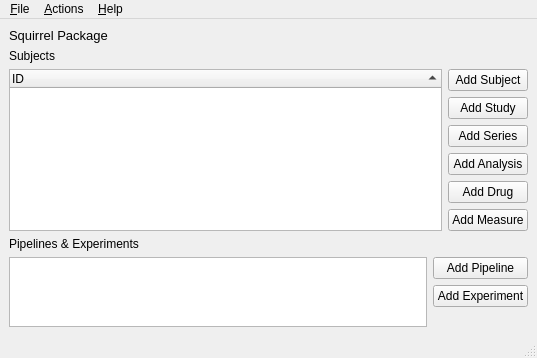
<?xml version="1.0" encoding="UTF-8"?>
<ui version="4.0">
 <class>MainWindow</class>
 <widget class="QMainWindow" name="MainWindow">
  <property name="geometry">
   <rect>
    <x>0</x>
    <y>0</y>
    <width>537</width>
    <height>352</height>
   </rect>
  </property>
  <property name="windowTitle">
   <string>MainWindow</string>
  </property>
  <widget class="QWidget" name="centralwidget">
   <layout class="QVBoxLayout" name="verticalLayout_2" stretch="0,0,1,0,0">
    <item>
     <layout class="QHBoxLayout" name="horizontalLayout">
      <item>
       <widget class="QLabel" name="label">
        <property name="font">
         <font>
          <pointsize>10</pointsize>
          <bold>false</bold>
          <kerning>true</kerning>
         </font>
        </property>
        <property name="text">
         <string>Squirrel Package</string>
        </property>
       </widget>
      </item>
     </layout>
    </item>
    <item>
     <widget class="QLabel" name="label_2">
      <property name="text">
       <string>Subjects</string>
      </property>
     </widget>
    </item>
    <item>
     <layout class="QHBoxLayout" name="horizontalLayout_2" stretch="0,0">
      <item>
       <widget class="QTreeWidget" name="packageTree">
        <property name="editTriggers">
         <set>QAbstractItemView::DoubleClicked|QAbstractItemView::EditKeyPressed</set>
        </property>
        <property name="sortingEnabled">
         <bool>true</bool>
        </property>
        <column>
         <property name="text">
          <string>ID</string>
         </property>
        </column>
       </widget>
      </item>
      <item>
       <layout class="QVBoxLayout" name="verticalLayout">
        <item>
         <widget class="QPushButton" name="btnAddSubject">
          <property name="text">
           <string>Add Subject</string>
          </property>
          <property name="icon">
           <iconset theme="phone">
            <normaloff>.</normaloff>.</iconset>
          </property>
          <property name="checkable">
           <bool>false</bool>
          </property>
         </widget>
        </item>
        <item>
         <widget class="QPushButton" name="btnAddStudy">
          <property name="text">
           <string>Add Study</string>
          </property>
         </widget>
        </item>
        <item>
         <widget class="QPushButton" name="btnAddSeries">
          <property name="text">
           <string>Add Series</string>
          </property>
         </widget>
        </item>
        <item>
         <widget class="QPushButton" name="btnAddAnalysis">
          <property name="text">
           <string>Add Analysis</string>
          </property>
         </widget>
        </item>
        <item>
         <widget class="QPushButton" name="pushButton">
          <property name="text">
           <string>Add Drug</string>
          </property>
         </widget>
        </item>
        <item>
         <widget class="QPushButton" name="pushButton_2">
          <property name="text">
           <string>Add Measure</string>
          </property>
         </widget>
        </item>
        <item>
         <spacer name="verticalSpacer">
          <property name="orientation">
           <enum>Qt::Vertical</enum>
          </property>
          <property name="sizeHint" stdset="0">
           <size>
            <width>20</width>
            <height>40</height>
           </size>
          </property>
         </spacer>
        </item>
       </layout>
      </item>
     </layout>
    </item>
    <item>
     <widget class="QLabel" name="label_3">
      <property name="text">
       <string>Pipelines &amp; Experiments</string>
      </property>
     </widget>
    </item>
    <item>
     <layout class="QHBoxLayout" name="horizontalLayout_3">
      <item>
       <widget class="QListWidget" name="listWidget"/>
      </item>
      <item>
       <layout class="QVBoxLayout" name="verticalLayout_3">
        <item>
         <widget class="QPushButton" name="btnAddPipeline">
          <property name="text">
           <string>Add Pipeline</string>
          </property>
         </widget>
        </item>
        <item>
         <widget class="QPushButton" name="btnAddExperiment">
          <property name="text">
           <string>Add Experiment</string>
          </property>
         </widget>
        </item>
        <item>
         <spacer name="verticalSpacer_2">
          <property name="orientation">
           <enum>Qt::Vertical</enum>
          </property>
          <property name="sizeHint" stdset="0">
           <size>
            <width>20</width>
            <height>40</height>
           </size>
          </property>
         </spacer>
        </item>
       </layout>
      </item>
     </layout>
    </item>
   </layout>
  </widget>
  <widget class="QMenuBar" name="menubar">
   <property name="geometry">
    <rect>
     <x>0</x>
     <y>0</y>
     <width>537</width>
     <height>20</height>
    </rect>
   </property>
   <widget class="QMenu" name="menu_File">
    <property name="title">
     <string>&amp;File</string>
    </property>
    <addaction name="separator"/>
    <addaction name="action_New_package"/>
    <addaction name="actionOpen"/>
    <addaction name="action_Save_package"/>
    <addaction name="actionClose"/>
    <addaction name="actionDICOM_to_squirrel"/>
    <addaction name="separator"/>
    <addaction name="actionE_xit"/>
   </widget>
   <widget class="QMenu" name="menuSquirrel">
    <property name="title">
     <string>&amp;Actions</string>
    </property>
    <addaction name="actionValidate"/>
   </widget>
   <widget class="QMenu" name="menu_Help">
    <property name="title">
     <string>&amp;Help</string>
    </property>
    <addaction name="action_About"/>
    <addaction name="action_Help"/>
   </widget>
   <addaction name="menu_File"/>
   <addaction name="menuSquirrel"/>
   <addaction name="menu_Help"/>
  </widget>
  <widget class="QStatusBar" name="statusbar"/>
  <action name="actionOpen">
   <property name="icon">
    <iconset theme="document-open">
     <normaloff>.</normaloff>.</iconset>
   </property>
   <property name="text">
    <string>&amp;Open package...</string>
   </property>
  </action>
  <action name="actionClose">
   <property name="text">
    <string>&amp;Close package</string>
   </property>
  </action>
  <action name="actionE_xit">
   <property name="text">
    <string>E&amp;xit</string>
   </property>
  </action>
  <action name="actionValidate">
   <property name="text">
    <string>Validate</string>
   </property>
  </action>
  <action name="actionDICOM_to_squirrel">
   <property name="text">
    <string>DICOM to squirrel...</string>
   </property>
  </action>
  <action name="action_About">
   <property name="text">
    <string>&amp;About squirrel</string>
   </property>
  </action>
  <action name="action_Help">
   <property name="text">
    <string>&amp;Help</string>
   </property>
  </action>
  <action name="action_Save_package">
   <property name="text">
    <string>&amp;Save package</string>
   </property>
  </action>
  <action name="action_New_package">
   <property name="text">
    <string>&amp;New package...</string>
   </property>
  </action>
 </widget>
 <resources/>
 <connections/>
</ui>
